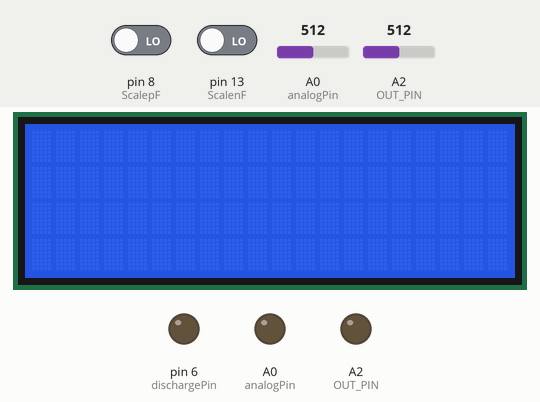
Simulated run of this sketch. Board: Arduino Uno, built with avr-gcc and run on an emulated ATmega328P. Parts: 20×4 character LCD, output pins drawn as LEDs (lit = HIGH). Inputs (shaded band) come from the test bench; at power-on: pin 8 (ScalepF) LOW, A0 (analogPin) = 512, pin 13 (ScalenF) LOW, A2 (OUT_PIN) = 512.

Above: at 1.2 s.
1.3 s: pin 8 (ScalepF) driven HIGH
At 2.2 s:
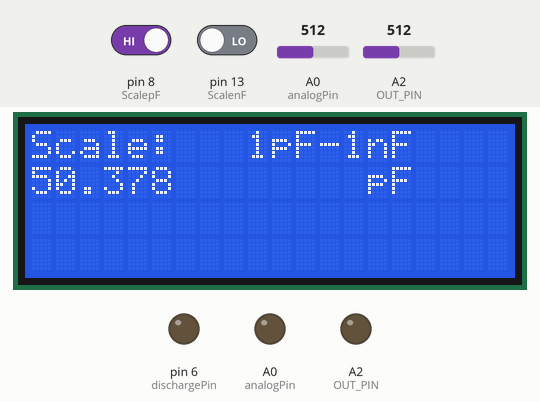
2.8 s: A0 (analogPin) set to 957
At 3.3 s:
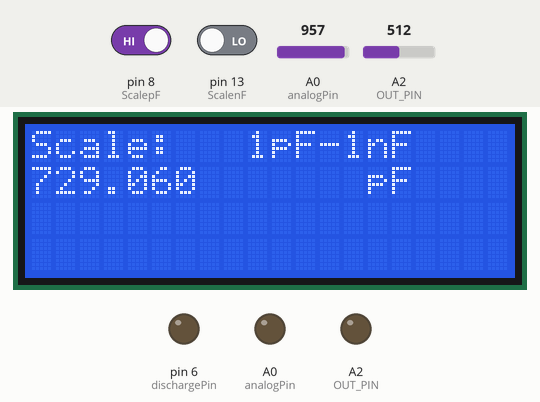
4.4 s: A0 (analogPin) set to 988
At 4.8 s:
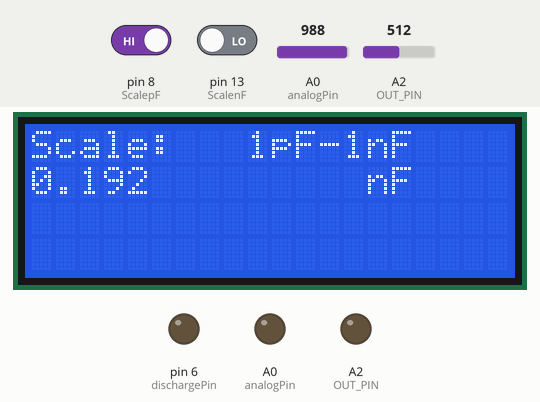
6.9 s: pin 13 (ScalenF) driven HIGH
At 7.9 s:
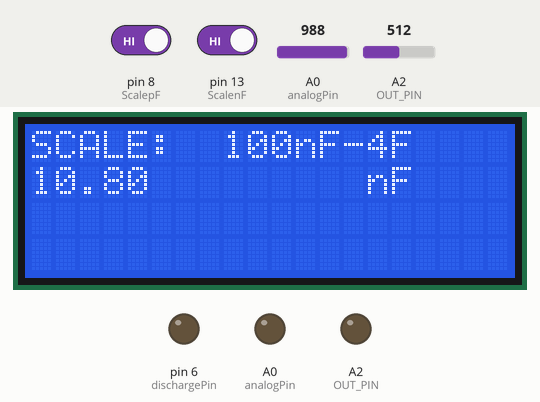
8.9 s: A0 (analogPin) set to 0
At 9.7 s:
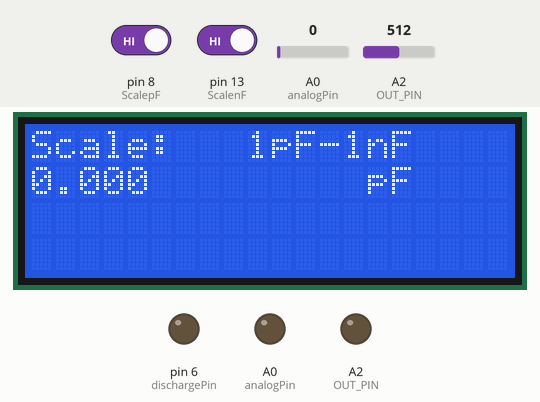
10.4 s: A0 (analogPin) set to 637
11.9 s: A0 (analogPin) set to 660
At 13.0 s:
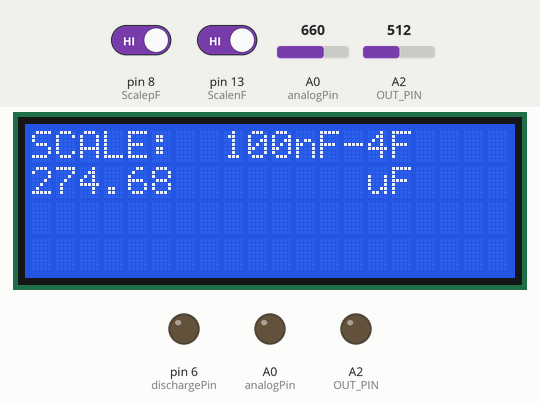
Timing chart, 0 to 14.9 s (numbered marks = the images above; inputs shaded):
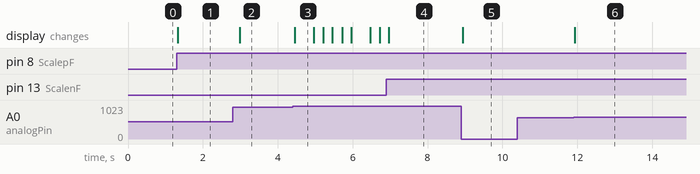

Measured:
- the behaviour switches between 975 and 976 on A0 (analogPin) (found by bisection; images 2 and 3)
- the behaviour switches between 647 and 648 on A0 (analogPin) (found by bisection; images 5 and 6)
- after the input at 1.3 s, the display: changes at once (image 1)
- after the input at 2.8 s, the display: changes after 0.19 s (image 2)
- after the input at 4.4 s, the display: changes after 0.05 s (image 3)
- after the input at 6.9 s, the display: changes after 0.06 s (image 4)
- after the input at 8.9 s, the display: changes at once (image 5)
- after the input at 10.4 s, every drawn part: stays the same
- after the input at 11.9 s, the display: changes at once (image 6)

The sketch:

Lcd_capacitor_all.ino
```cpp
/*Thanks. Remember to visit my Youtube channel
  I've used a i2c LCD screen module.
*/
//LCD config
#include <Wire.h>
#include <LiquidCrystal_I2C.h>
LiquidCrystal_I2C lcd(0x3f,20,4);  //sometimes the adress is not 0x3f. Change to 0x27 if it dosn't work.

int ScalepF=8;
int ScalenF=13;

//High values//
#define analogPin      A0
#define chargePin      5
#define dischargePin   6
#define resistorValue  10000.0F  //Remember, we've used a 10K resistor to charge the capacitor

unsigned long startTime;
unsigned long elapsedTime;
float microFarads;
float nanoFarads;

//Low values//
const int OUT_PIN = A2;
const int IN_PIN = A0;
const float IN_STRAY_CAP_TO_GND = 50.28; //We have to change te resistance in this configuration. The 10K and 220 resistors
                                         //are changeing the values
const float IN_CAP_TO_GND  = IN_STRAY_CAP_TO_GND;
const float R_PULLUP = 30.0;
const int MAX_ADC_VALUE = 1023;


void setup() {

  lcd.init();
  lcd.backlight();

  pinMode(ScalepF,INPUT);
  pinMode(ScalenF,INPUT);

  pinMode(OUT_PIN, OUTPUT);
  pinMode(IN_PIN, OUTPUT);
  pinMode(chargePin, OUTPUT);


}

void loop() {


//////////////////////////nF/////////////////////////////////////////

if(digitalRead(ScalenF))
{
  pinMode(OUT_PIN,OUTPUT);
  digitalWrite(OUT_PIN,LOW); //to make it GND
  pinMode(analogPin,INPUT); //This pin will read the voltage

  digitalWrite(chargePin, HIGH);
  startTime = micros();
  while(analogRead(analogPin) < 648){
  }

  elapsedTime= micros() - startTime;
  microFarads = ((float)elapsedTime / resistorValue) ;


  if (microFarads > 1){

    lcd.clear();
    lcd.setCursor(0,0);
    lcd.print("SCALE:  100nF-4F");
    lcd.setCursor(0,1);
    lcd.print(microFarads);
    lcd.setCursor(14,1);
    lcd.print("uF");
    delay(500);
  }

  else{
    nanoFarads = microFarads * 1000.0;
    lcd.clear();
    lcd.setCursor(0,0);
    lcd.print("SCALE:  100nF-4F");
    lcd.setCursor(0,1);
    lcd.print(nanoFarads);
    lcd.setCursor(14,1);
    lcd.print("nF");
    delay(500);
  }


  digitalWrite(chargePin, LOW);
  pinMode(dischargePin, OUTPUT);
  digitalWrite(dischargePin, LOW);     //discharging the capacitor
  while(analogRead(analogPin) > 0){
  }//This while waits till the capaccitor is discharged

  pinMode(dischargePin, INPUT);      //this sets the pin to high impedance

  lcd.setCursor(0,0);
  lcd.print("DISCHARGING.....");
  lcd.setCursor(0,1);

}

//////////////////////////pF/////////////////////////////////////////

if(digitalRead(ScalepF))
{

    pinMode(chargePin,INPUT);
    pinMode(dischargePin,INPUT);//We give high impedance to the two pins. We don't use this pins


    pinMode(IN_PIN, INPUT);
    digitalWrite(OUT_PIN, HIGH);
    int val = analogRead(IN_PIN);
    digitalWrite(OUT_PIN, LOW);

    if (val < 976)
    {

      pinMode(IN_PIN, OUTPUT);

      float capacitance = (float)val * IN_CAP_TO_GND / (float)(MAX_ADC_VALUE - val);
      lcd.clear();
      lcd.setCursor(0,0);
      lcd.print("Scale:   1pF-1nF");
      lcd.setCursor(0,1);
      lcd.print(capacitance,3);
      lcd.setCursor(14,1);
      lcd.print("pF");
      delay(200);
    }

    else
    {
      pinMode(IN_PIN, OUTPUT);
      delay(1);
      pinMode(OUT_PIN, INPUT_PULLUP);
      unsigned long u1 = micros();
      unsigned long t;
      int digVal;

      do
      {
        digVal = digitalRead(OUT_PIN);
        unsigned long u2 = micros();
        t = u2 > u1 ? u2 - u1 : u1 - u2;
      }

      while ((digVal < 1) && (t < 400000L));

      pinMode(OUT_PIN, INPUT);
      val = analogRead(OUT_PIN);
      digitalWrite(IN_PIN, HIGH);
      int dischargeTime = (int)(t / 1000L) * 5;
      delay(dischargeTime);
      pinMode(OUT_PIN, OUTPUT);
      digitalWrite(OUT_PIN, LOW);
      digitalWrite(IN_PIN, LOW);

      float capacitance = -(float)t / R_PULLUP / log(1.0 - (float)val / (float)MAX_ADC_VALUE);

      lcd.setCursor(0,0);
      lcd.print("Scale:   1pF-1nF");

      if (capacitance > 1000.0)
      {
        lcd.clear();
        lcd.setCursor(0,0);
        lcd.print("Scale:   1pF-1nF");
        lcd.setCursor(0,1);
        lcd.print(capacitance / 1000.0, 3);
        lcd.setCursor(14,1);
        lcd.print("uF ");
        delay(200);

      }

      else
      {
        lcd.clear();
        lcd.setCursor(0,0);
        lcd.print("Scale:   1pF-1nF");
        lcd.setCursor(0,1);
        lcd.print(capacitance,3);
        lcd.setCursor(14,1);
        lcd.print("nF");
        delay(200);

      }
  }
    while (micros() % 1000 != 0);
}
}
```
